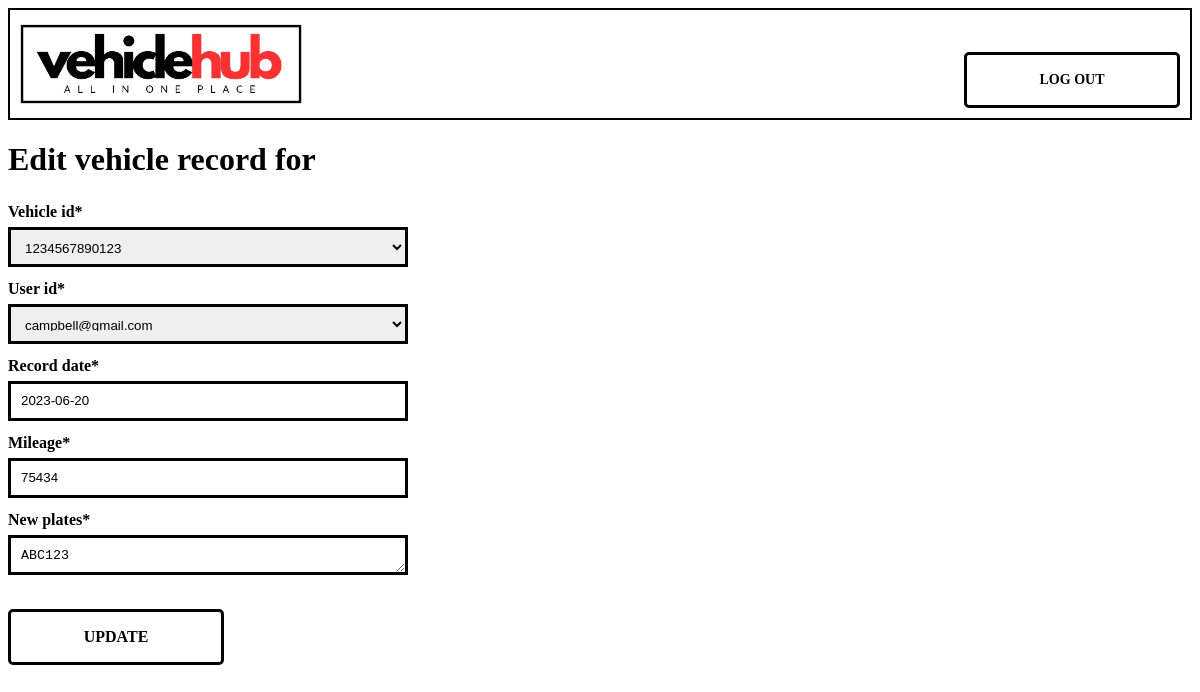
/vehiclehub/NumberPlate/8/KKT420/6/edit, run on an earlier commit of the app's database.
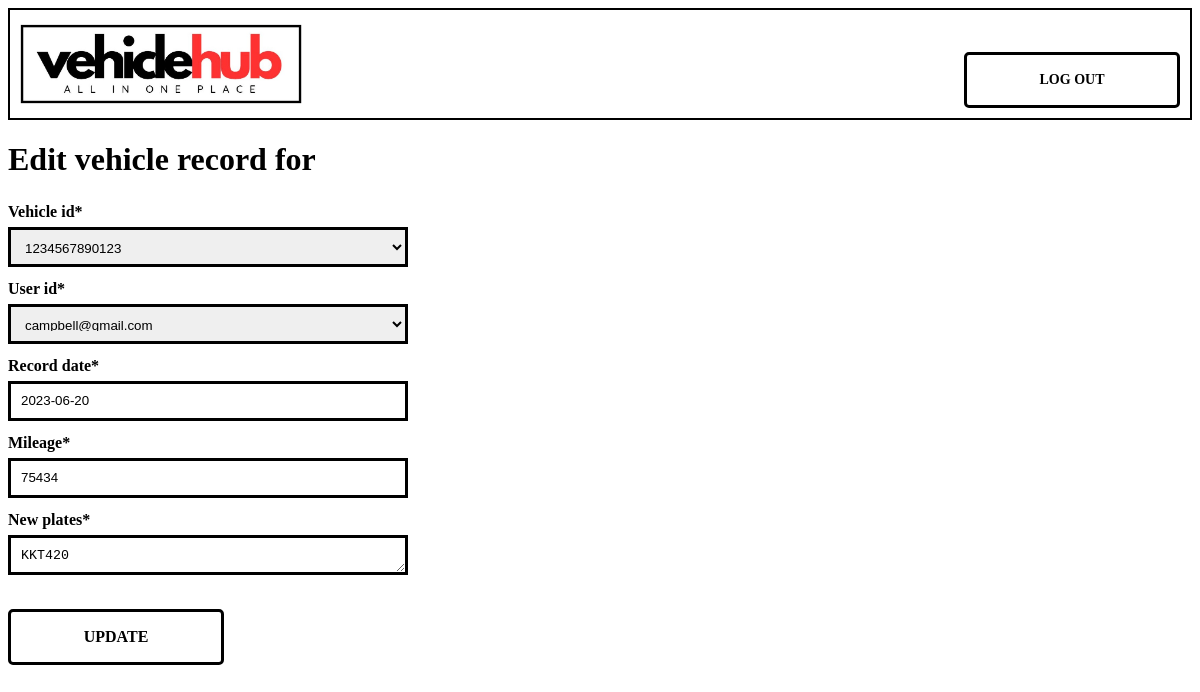
And on a later commit of the database.
### VehicleHub/models.py (models this page shows, shortened)
class NumberPlate(models.Model):
    vehicle_id = models.ForeignKey(Vehicle, on_delete=models.CASCADE, null=True)
    user_id = models.ForeignKey(CustomUser, on_delete=models.CASCADE, null=True)
    record_date = models.DateField(default=datetime.now, null=False)
    mileage = models.IntegerField(null=False)
    new_plates = models.TextField(max_length=30, null=False)

### VehicleHub/views.py (the view, shortened to what this page needs)
# urls.py: path("NumberPlate/<int:pk>/<str:plate>/<int:vehicle_pk>/edit", views.NumberPlateUpdateView.as_view(), name = "NumberPlate_edit" ),
class NumberPlateUpdateView(UpdateView):
    model = NumberPlate
    fields = '__all__'
    template_name = "record_edit.html"
    def get_context_data(self, **kwargs):
        context = super().get_context_data(**kwargs)
        context['my_model'] = self.kwargs.get('plate') + ' NumberPlate'
        return context

### VehicleHub/models.py (called while the page is built)
    def __str__(self):
        return self.email

    def __str__(self):
        return self.VIN

### VehicleHub/templates/record_edit.html
{% extends "base.html" %}
{% load static %}
{% load crispy_forms_tags %}
{% block content %}
<h1>Edit vehicle record for {{vehicle.brand}} {{vehicle.model}} {{vehicle.VIN}} {{CustomsRecord.id}}
</h1>
<form class="input-form" action="" method="post">{% csrf_token %}
      <h3>
        {{ form|crispy }}
      </h3>
      <div class="auth_link">
        <button type="submit" class="auth-button">UPDATE</button>
      </div>
  </form>
{% endblock content %}

What changed in the data, as far as the page shows it:
changed NumberPlate "campbell@gmail.com": new_plates "ABC123" → "KKT420"
